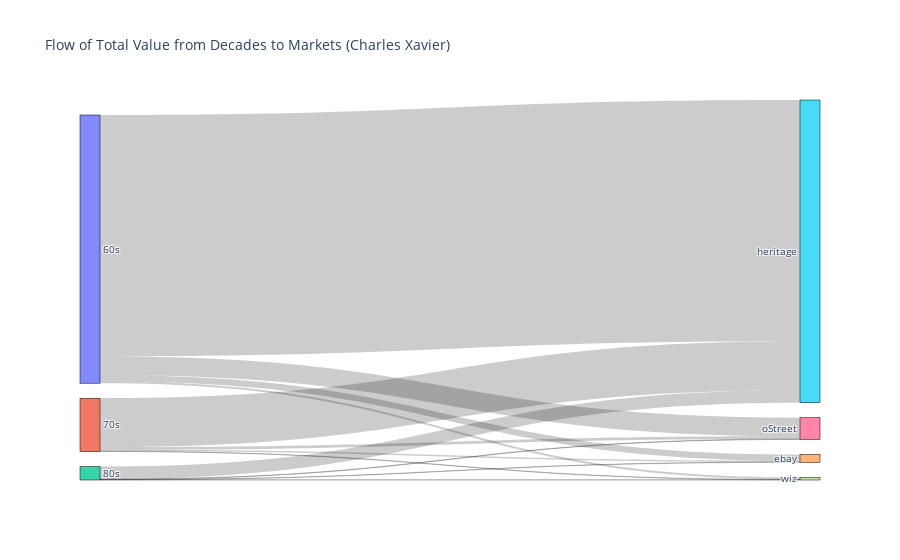

Write notebook code for a chart like this one.
### Markdown cell above
**Figure 2: Sankey Chart of Value for Charles Xavier (Fail)**

- I think I messed this one up. I wanted to show a flow chart of Charles Xavier's value over time. 
    - Even when using multiple mutants, the flow chart doesn't look quite right. I also am not sure why the 90s don't show up. 
- Feel free to visit to mess around with it some more:
    - https://plotly.com/python/sankey-diagram/
- Nonetheless, it's interesting to see the breakdown of value for Charles Xavier and I think there's a lot of potential for the Sankey Charts.

### Code cell
import plotly.graph_objects as go

# Filter data for Charles Xavier
mutant = 'charlesXavier'
df_mutant = df_trunc[df_trunc['Member'] == mutant]

# List of decades and markets (assuming these are in your dataframe)
decades = ['60s', '70s', '80s', '90s']
markets = df_mutant['Market'].unique()  # Get unique markets from the df_mutant

# Create a dictionary for mapping decades and markets to integer indices
decade_map = {decade: i for i, decade in enumerate(decades)}
market_map = {market: len(decades) + i for i, market in enumerate(markets)}  # Mapping markets after decades

# Create the source, target, and value lists for the Sankey diagram
sources = []
targets = []
values = []

# Loop over each decade and market to get flows
for i in range(len(decades) - 1):  # Loop over decade transitions (60s to 70s, 70s to 80s, 80s to 90s)
    for market in markets:
        # Get the value for the current decade and market
        value_current_decade = df_mutant[(df_mutant['Decade'] == decades[i]) & (df_mutant['Market'] == market)]['TotalValue'].sum()
        value_next_decade = df_mutant[(df_mutant['Decade'] == decades[i + 1]) & (df_mutant['Market'] == market)]['TotalValue'].sum()
        
        # Create the flow regardless of value (since no zero values exist)
        sources.append(decade_map[decades[i]])  # Source: current decade
        targets.append(market_map[market])     # Target: market
        values.append(value_current_decade)  # Flow value (can use value_next_decade if you prefer)

fig = go.Figure(go.Sankey(
    node=dict(
        pad=15,
        thickness=20,
        line=dict(color="black", width=0.5),
        label=decades + list(markets),  # Combine decades and markets in the labels
    ),
    link=dict(
        source=sources,
        target=targets,
        value=values,
    )
))

fig.update_layout(
    title_text="Flow of Total Value from Decades into different Markets (Charles Xavier)",
    font_size=10,
)

fig.show()

### Figure 1 — Plotly figure (JSON) as saved in the notebook; plotly's stock layout.template omitted (floating-point values rounded to 4 significant figures)
{"data": [{"link": {"source": [0, 0, 0, 0, 1, 1, 1, 1, 2, 2, 2, 2], "target": [4, 5, 6, 7, 4, 5, 6, 7, 4, 5, 6, 7], "value": [21224, 819537, 63095, 7000, 4415, 166297, 9145, 1453, 1121, 42197, 1673, 511]}, "node": {"label": ["60s", "70s", "80s", "90s", "ebay", "heritage", "oStreet", "wiz"], "line": {"color": "black", "width": 0.5}, "pad": 15, "thickness": 20}, "type": "sankey"}], "layout": {"font": {"size": 10}, "title": {"text": "Flow of Total Value from Decades to Markets (Charles Xavier)"}}}
